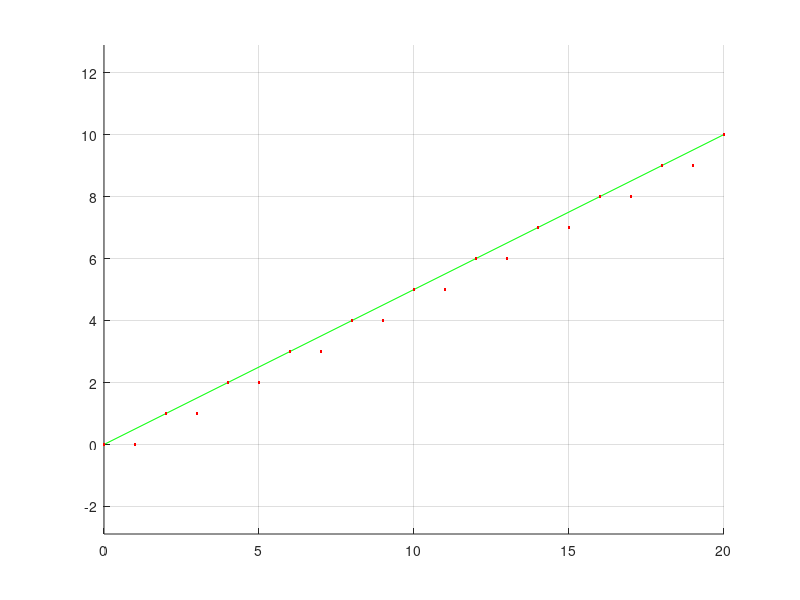

MATLAB code to generate this figure:
x0 = 0;y0 =0;x1 =20;y1=10;
hold on; 
grid on;
axis equal;
plot([x0,x1],[y0,y1] ,'g-');

a=y0-y1;b=x1-x0;d=2*a+b;
d1=2*a;d2=2*(a+b);

while x0<=x1
    plot(x0,y0,'r.');
    if d<0;
        x0=x0+1;y0=y0+1;d=d+d2;
    else 
        x0=x0+1;d=d+d1;
    end
end